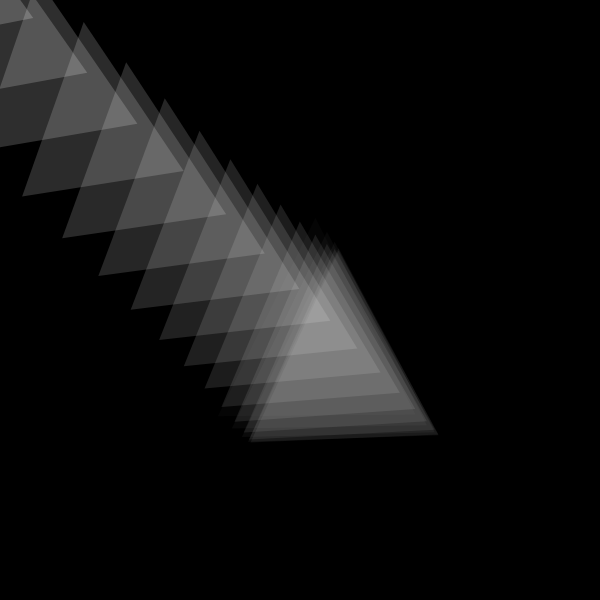
Frame 1 (no input)
Frame 2 (the mouse pressed at the canvas centre, redrawn once): identical to frame 1, image omitted

The p5.js sketch that drew this single still picture (run headless with seeded random() and noise() and a simulated clock; the mouse was pressed at the canvas centre and the sketch redrawn once):

// p5.js sketch
// ── sketch.js
// Canvas size
var w = 600;
var h = 600;

var pos = w/3 - 100;
var center = [w/2, h/2];

// p1 coordinates
var x1 = center[0];
var y1 = center[1] - pos;

// p2 coordinates
var x2 = center[0] - pos;
var y2 = center[1] + pos;

// p3 coordinates
var x3 = center[0] + pos;
var y3 = center[1] + pos;

// Our 3 triangle points
var p1 = [x1,y1];
var p2 = [x2,y2];
var p3 = [x3,y3];

// Iterations or number of points between 2 triangle points
var steps;
var minSteps = 50;
var maxSteps = 150;

var translateStartPoint;
var minTranslateStartPoint = 10;
var maxTranslateStartPoint = 40;

var translateIncrement;
var minTranslateIncrement = 1;
var maxTranslateIncrement = 5;

function setup() {
	// Executed once
	colorMode (HSB, 360, 100, 100, 100);
	createCanvas(w, h);
	// Non stop function
	background(0);

	translateIncrement = random(minTranslateIncrement, maxTranslateIncrement);
	translateStartPoint = random(minTranslateStartPoint, maxTranslateStartPoint);
	steps = random(minSteps, maxSteps);

	// We want to find as many as "steps" points between the three points of our triangle.
	// That means we want to get "steps" points between p1 and p2; p2 and p3; p3 and p1.
	// In other words, p1 will become p2 after iteration "steps" times; p2 will become p3
	// and p3 will become p1.
	p1_p2_steps = calc_steps(p1, p2, steps); // "steps" points between p1 and p2
	p2_p3_steps = calc_steps(p2, p3, steps); // "steps" points between p2 and p3
	p3_p1_steps = calc_steps(p3, p1, steps); // "steps" points between p3 and p1
}

/**
 * Iterates _step times by creating (x, y) coordinates between p_1 and p_2 points
 */
function calc_steps (p_1, p_2, _step) {
	var arr = [];

	for (var i = (1/_step); i < 1; i+=(1/_step)) {
		// To know what lerp does see more in http://p5js.org/reference/#/p5/lerp
		var x = lerp(p_1[0], p_2[0], i);
		var y = lerp(p_1[1], p_2[1], i);
		arr.push([x,y]);
	}
	return arr;
}

function draw() {
	for (var i = 0; i < steps-1; i++) {
		
		fill(100, 0, 100, i+2); //+2 because we don't want that the full white color appear
		noStroke();

		translate(translateStartPoint, translateStartPoint);
		// Create a triangle using the points calculated within function calc_steps(p_1, p_2, _step).
		triangle(p1_p2_steps[i][0], p1_p2_steps[i][1],  // p4 -> (x4, y4)
				 p2_p3_steps[i][0], p2_p3_steps[i][1],  // p5 -> (x5, y5)
				 p3_p1_steps[i][0], p3_p1_steps[i][1]); // p6 -> (x6, y6)

		translateStartPoint = translateStartPoint - translateIncrement;
	}
	noLoop();
}
